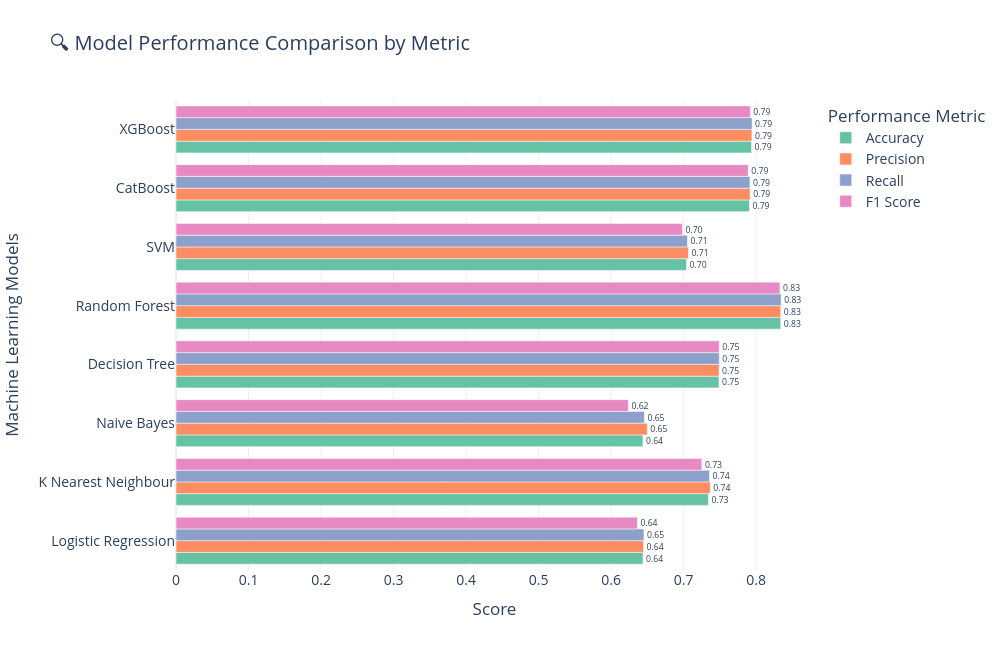

The notebook cell saved with this chart:
### Code cell
import plotly.express as px
import pandas as pd

# Your model results
data = {
    "Model": [
        "Logistic Regression", "K Nearest Neighbour", "Naive Bayes", "Decision Tree",
        "Random Forest", "SVM", "CatBoost", "XGBoost"
    ],
    "Accuracy": [
        0.643883, 0.734077, 0.643805, 0.748718, 0.833784, 0.703973, 0.790644, 0.793580
    ],
    "Precision": [
        0.644669, 0.736648, 0.649866, 0.748805, 0.833837, 0.706600, 0.791610, 0.794099
    ],
    "Recall": [
        0.645206, 0.735551, 0.645815, 0.749077, 0.834397, 0.705168, 0.791338, 0.794274
    ],
    "F1 Score": [
        0.636210, 0.725090, 0.623767, 0.748934, 0.832713, 0.698215, 0.788982, 0.791916
    ]
}

df = pd.DataFrame(data)

# Reshape the DataFrame for grouped bar plotting
df_melted = df.melt(id_vars="Model", var_name="Metric", value_name="Score")

# Create the horizontal grouped bar chart
fig = px.bar(
    df_melted,
    x="Score",
    y="Model",
    color="Metric",
    orientation="h",
    barmode="group",
    text="Score",
    color_discrete_sequence=px.colors.qualitative.Set2,
    title="🔍 Model Performance Comparison by Metric"
)

fig.update_layout(
    xaxis_title="Score",
    yaxis_title="Machine Learning Models",
    legend_title="Performance Metric",
    font=dict(size=14),
    width=1000,
    height=650,
    template="plotly_white"
)

# Display score labels on bars
fig.update_traces(texttemplate='%{text:.2f}', textposition='outside')

fig.show()

### Figure 1 — Plotly figure (JSON) as saved in the notebook; plotly's stock layout.template omitted (floating-point values rounded to 4 significant figures)
{"data": [{"alignmentgroup": "True", "hovertemplate": "Metric=Accuracy<br>Score=%{text}<br>Model=%{y}<extra></extra>", "legendgroup": "Accuracy", "marker": {"color": "rgb(102,194,165)", "pattern": {"shape": ""}}, "name": "Accuracy", "offsetgroup": "Accuracy", "orientation": "h", "showlegend": true, "text": [0.6439, 0.7341, 0.6438, 0.7487, 0.8338, 0.704, 0.7906, 0.7936], "textposition": "outside", "texttemplate": "%{text:.2f}", "type": "bar", "x": [0.6439, 0.7341, 0.6438, 0.7487, 0.8338, 0.704, 0.7906, 0.7936], "xaxis": "x", "y": ["Logistic Regression", "K Nearest Neighbour", "Naive Bayes", "Decision Tree", "Random Forest", "SVM", "CatBoost", "XGBoost"], "yaxis": "y"}, {"alignmentgroup": "True", "hovertemplate": "Metric=Precision<br>Score=%{text}<br>Model=%{y}<extra></extra>", "legendgroup": "Precision", "marker": {"color": "rgb(252,141,98)", "pattern": {"shape": ""}}, "name": "Precision", "offsetgroup": "Precision", "orientation": "h", "showlegend": true, "text": [0.6447, 0.7366, 0.6499, 0.7488, 0.8338, 0.7066, 0.7916, 0.7941], "textposition": "outside", "texttemplate": "%{text:.2f}", "type": "bar", "x": [0.6447, 0.7366, 0.6499, 0.7488, 0.8338, 0.7066, 0.7916, 0.7941], "xaxis": "x", "y": ["Logistic Regression", "K Nearest Neighbour", "Naive Bayes", "Decision Tree", "Random Forest", "SVM", "CatBoost", "XGBoost"], "yaxis": "y"}, {"alignmentgroup": "True", "hovertemplate": "Metric=Recall<br>Score=%{text}<br>Model=%{y}<extra></extra>", "legendgroup": "Recall", "marker": {"color": "rgb(141,160,203)", "pattern": {"shape": ""}}, "name": "Recall", "offsetgroup": "Recall", "orientation": "h", "showlegend": true, "text": [0.6452, 0.7356, 0.6458, 0.7491, 0.8344, 0.7052, 0.7913, 0.7943], "textposition": "outside", "texttemplate": "%{text:.2f}", "type": "bar", "x": [0.6452, 0.7356, 0.6458, 0.7491, 0.8344, 0.7052, 0.7913, 0.7943], "xaxis": "x", "y": ["Logistic Regression", "K Nearest Neighbour", "Naive Bayes", "Decision Tree", "Random Forest", "SVM", "CatBoost", "XGBoost"], "yaxis": "y"}, {"alignmentgroup": "True", "hovertemplate": "Metric=F1 Score<br>Score=%{text}<br>Model=%{y}<extra></extra>", "legendgroup": "F1 Score", "marker": {"color": "rgb(231,138,195)", "pattern": {"shape": ""}}, "name": "F1 Score", "offsetgroup": "F1 Score", "orientation": "h", "showlegend": true, "text": [0.6362, 0.7251, 0.6238, 0.7489, 0.8327, 0.6982, 0.789, 0.7919], "textposition": "outside", "texttemplate": "%{text:.2f}", "type": "bar", "x": [0.6362, 0.7251, 0.6238, 0.7489, 0.8327, 0.6982, 0.789, 0.7919], "xaxis": "x", "y": ["Logistic Regression", "K Nearest Neighbour", "Naive Bayes", "Decision Tree", "Random Forest", "SVM", "CatBoost", "XGBoost"], "yaxis": "y"}], "layout": {"barmode": "group", "font": {"size": 14}, "height": 650, "legend": {"title": {"text": "Performance Metric"}, "tracegroupgap": 0}, "title": {"text": "🔍 Model Performance Comparison by Metric"}, "width": 1000, "xaxis": {"anchor": "y", "autorange": true, "domain": [0, 1], "range": [0, 0.8783], "title": {"text": "Score"}, "type": "linear"}, "yaxis": {"anchor": "x", "autorange": true, "domain": [0, 1], "range": [-0.5, 7.5], "title": {"text": "Machine Learning Models"}, "type": "category"}}}
